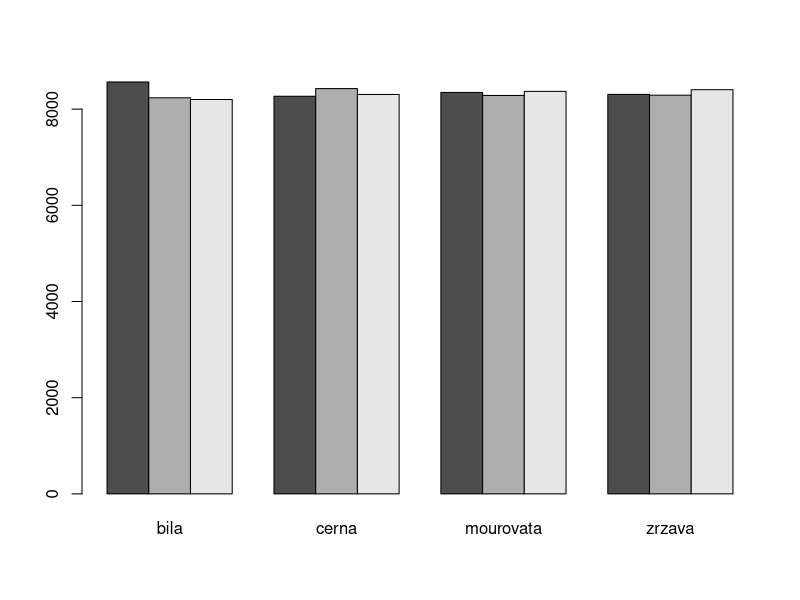

Recreate this plot in R. (Note: this script raises an error after producing the figure.)
# 1
barva = rep(c("cerna", "bila", "zrzava", "mourovata"), each = 25000)
srst = sample(c("kratka", "dlouha vlnita", "dlouha rovna"), size = 100000, replace = T)
xtabs(~barva + srst)
chisq.test(xtabs(~barva + srst))
# H0 existuje mezi nimi vztah
# H1 neexistuje mezi nimi vztah
barplot(xtabs(~srst + barva), beside = T)
# hypotezu nemohu zamitnout / p hodnota je vetsi nez 0.05
# pocet stupnu volnosti = 6
#_________________________________________________________________________________
# 2
# H0 = pomery jsou stejne
# H0 = pomery jsou jine
x = sample(c("cervena", "zluta", "zelena", "tyrkysova", "skoricova"), 
               size = 1000, replace = T)
pomery = xtabs(~x)

chisq.test(x = pomery, p = c(42, 1, 9, 15, 33)/100)


ZAMITAM

#_________________________________________________________________________________
# 4
# 40:30:20:15:3
x = sample(1:5, size = 5000, replace = T)
table(x)
barvy = chisq.test(x = table(x), p = c(20, 19, 21, 22, 18)/100)
chisq.test(x = table(x), p = c(80, 60, 40, 30, 6)/216)



1-ppois(q = 19, lambda = 15)

idk = seq(0, 1, length.out = 100)
plot(qpois(p = idk, lambda = 15), type = "l")

plot(pnbinom(q = 0:60, size = 2, prob = 1/10, lower.tail = T))

